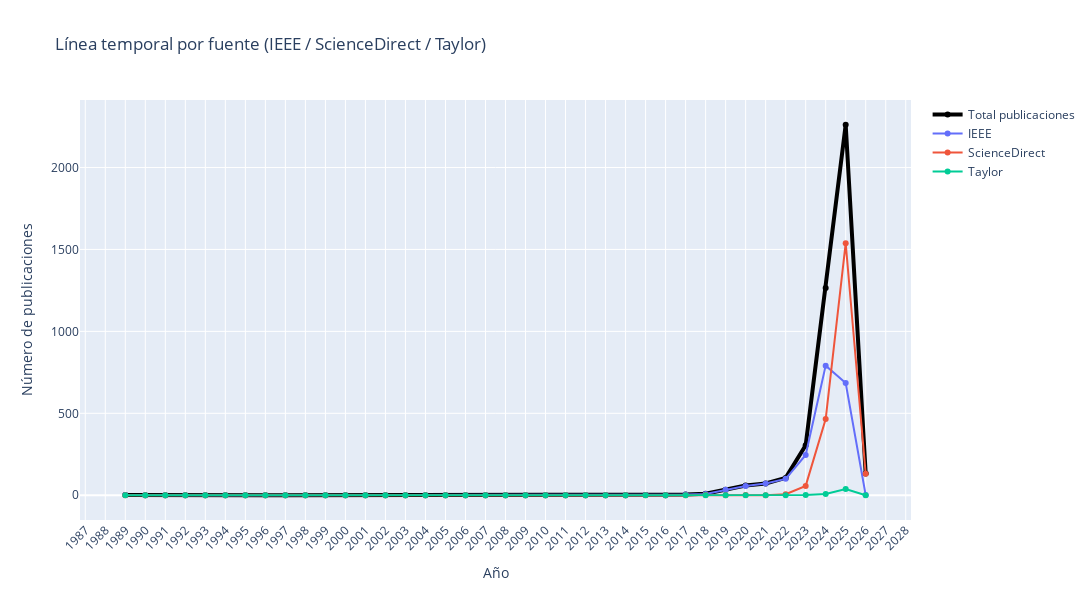

Write notebook code for a chart like this one.
### Code cell
# Línea temporal por fuente: lee los .bib de las carpetas descargas/ieee, descargas/sciencedirect, descargas/springer
import pandas as pd
import bibtexparser
import plotly.graph_objects as go
import plotly.express as px
from pathlib import Path
from itertools import cycle
import re

OUT_DIR = Path('outputs')
OUT_DIR.mkdir(parents=True, exist_ok=True)

# Mapeo de nombres de fuente -> carpeta relativa (en la raíz del proyecto)
SOURCES = {
    'IEEE': Path('../../descargas/ieee/'),
    'ScienceDirect': Path('../../descargas/sciencedirect/'),
    'Taylor': Path('../../descargas/springer/')
}

# regex simple para extraer años cuando el campo 'year' no esté presente
year_re = re.compile(r'\b(19|20)\d{2}\b')

# recolectar conteos por año para cada fuente
source_counts = {}
min_year = None
max_year = None
for name, folder in SOURCES.items():
    counts = {}
    if not folder.exists():
        print(f'Advertencia: carpeta {folder} no encontrada para fuente {name}. Se tratará como vacía.')
        source_counts[name] = counts
        continue
    for bibf in folder.glob('*.bib'):
        try:
            text = bibf.read_text(encoding='utf-8', errors='ignore')
            db = bibtexparser.loads(text)
            for entry in db.entries:
                y = entry.get('year','').strip() if entry.get('year') else ''
                if not y:
                    # intentar buscar año en otros campos o texto bruto
                    raw_text = ' '.join([str(v) for v in entry.values()])
                    m = year_re.search(raw_text)
                    if m:
                        y = m.group(0)
                try:
                    yi = int(y)
                except Exception:
                    continue
                counts[yi] = counts.get(yi, 0) + 1
                if min_year is None or yi < min_year:
                    min_year = yi
                if max_year is None or yi > max_year:
                    max_year = yi
        except Exception as e:
            print('Error leyendo', bibf, ':', e)
    source_counts[name] = counts

# Si no se encontró ningún año, abortar con aviso
if min_year is None:
    print('No se encontraron años válidos en las fuentes especificadas. Verifica los .bib en descargas/.')
else:
    YEARS = list(range(min_year, max_year + 1))
    df = pd.DataFrame(index=YEARS)
    for name, counts in source_counts.items():
        df[name] = [counts.get(y, 0) for y in YEARS]
    df['Total'] = df.sum(axis=1)

    # Gráfica con Plotly (Total + fuentes)
    palette = px.colors.qualitative.Plotly
    color_cycle = cycle(palette)
    fig = go.Figure()
    fig.add_trace(go.Scatter(x=YEARS, y=df['Total'].values, mode='lines+markers', name='Total publicaciones', line=dict(width=4, color='black')))
    for col in df.columns.drop('Total'):
        color = next(color_cycle)
        fig.add_trace(go.Scatter(x=YEARS, y=df[col].values, mode='lines+markers', name=col, line=dict(width=2, color=color)))

    fig.update_layout(title='Línea temporal por fuente (IEEE / ScienceDirect / Taylor)', xaxis_title='Año', yaxis_title='Número de publicaciones', width=1200, height=600, legend=dict(orientation='v', x=1.02, y=1))
    if len(YEARS) > 15:
        fig.update_xaxes(tickangle=-45, dtick=1)
    else:
        fig.update_xaxes(dtick=1)
    fig.show()

    # Guardar salidas (PNG/PDF) o HTML como fallback
    out_png = OUT_DIR / 'linea_tiempo_by_source.png'
    out_pdf = OUT_DIR / 'linea_tiempo_by_source.pdf'
    saved = False
    try:
        fig.write_image(str(out_png), format='png', engine='kaleido', width=1200, height=600, scale=2)
        try:
            from PIL import Image
            im = Image.open(out_png).convert('RGB')
            im.save(out_pdf, 'PDF', resolution=300)
            print('Guardado (PNG -> PDF):', out_png, out_pdf)
            saved = True
        except Exception as e:
            print('PNG guardado pero fallo conversión a PDF por Pillow:', e)
            saved = True
    except Exception as e:
        print('No se pudo exportar PNG con kaleido:', e)
    if not saved:
        try:
            fig.write_html(OUT_DIR / 'linea_tiempo_by_source.html')
            print('Exportado a HTML interactivo como fallback')
        except Exception as e:
            print('Falló exportación de la figura:', e)

    print('Series mostradas (incluye Total):', len(df.columns))

### Figure 1 — Plotly figure (JSON) as saved in the notebook; plotly's stock layout.template omitted (floating-point values rounded to 4 significant figures)
{"data": [{"line": {"color": "black", "width": 4}, "mode": "lines+markers", "name": "Total publicaciones", "type": "scatter", "x": [1989, 1990, 1991, 1992, 1993, 1994, 1995, 1996, 1997, 1998, 1999, 2000, 2001, 2002, 2003, 2004, 2005, 2006, 2007, 2008, 2009, 2010, 2011, 2012, 2013, 2014, 2015, 2016, 2017, 2018, 2019, 2020, 2021, 2022, 2023, 2024, 2025, 2026], "y": [1, 0, 0, 0, 0, 0, 0, 0, 0, 0, 0, 0, 0, 0, 0, 0, 0, 0, 0, 0, 0, 0, 0, 0, 0, 0, 1, 0, 4, 9, 34, 59, 72, 106, 305, 1264, 2261, 132]}, {"line": {"color": "#636EFA", "width": 2}, "mode": "lines+markers", "name": "IEEE", "type": "scatter", "x": [1989, 1990, 1991, 1992, 1993, 1994, 1995, 1996, 1997, 1998, 1999, 2000, 2001, 2002, 2003, 2004, 2005, 2006, 2007, 2008, 2009, 2010, 2011, 2012, 2013, 2014, 2015, 2016, 2017, 2018, 2019, 2020, 2021, 2022, 2023, 2024, 2025, 2026], "y": [1, 0, 0, 0, 0, 0, 0, 0, 0, 0, 0, 0, 0, 0, 0, 0, 0, 0, 0, 0, 0, 0, 0, 0, 0, 0, 1, 0, 4, 8, 34, 57, 72, 100, 246, 791, 685, 1]}, {"line": {"color": "#EF553B", "width": 2}, "mode": "lines+markers", "name": "ScienceDirect", "type": "scatter", "x": [1989, 1990, 1991, 1992, 1993, 1994, 1995, 1996, 1997, 1998, 1999, 2000, 2001, 2002, 2003, 2004, 2005, 2006, 2007, 2008, 2009, 2010, 2011, 2012, 2013, 2014, 2015, 2016, 2017, 2018, 2019, 2020, 2021, 2022, 2023, 2024, 2025, 2026], "y": [0, 0, 0, 0, 0, 0, 0, 0, 0, 0, 0, 0, 0, 0, 0, 0, 0, 0, 0, 0, 0, 0, 0, 0, 0, 0, 0, 0, 0, 1, 0, 2, 0, 6, 57, 465, 1538, 131]}, {"line": {"color": "#00CC96", "width": 2}, "mode": "lines+markers", "name": "Taylor", "type": "scatter", "x": [1989, 1990, 1991, 1992, 1993, 1994, 1995, 1996, 1997, 1998, 1999, 2000, 2001, 2002, 2003, 2004, 2005, 2006, 2007, 2008, 2009, 2010, 2011, 2012, 2013, 2014, 2015, 2016, 2017, 2018, 2019, 2020, 2021, 2022, 2023, 2024, 2025, 2026], "y": [0, 0, 0, 0, 0, 0, 0, 0, 0, 0, 0, 0, 0, 0, 0, 0, 0, 0, 0, 0, 0, 0, 0, 0, 0, 0, 0, 0, 0, 0, 0, 0, 0, 0, 2, 8, 38, 0]}], "layout": {"height": 600, "legend": {"orientation": "v", "x": 1.02, "y": 1}, "title": {"text": "Línea temporal por fuente (IEEE / ScienceDirect / Taylor)"}, "width": 1200, "xaxis": {"dtick": 1, "tickangle": -45, "title": {"text": "Año"}}, "yaxis": {"title": {"text": "Número de publicaciones"}}}}
